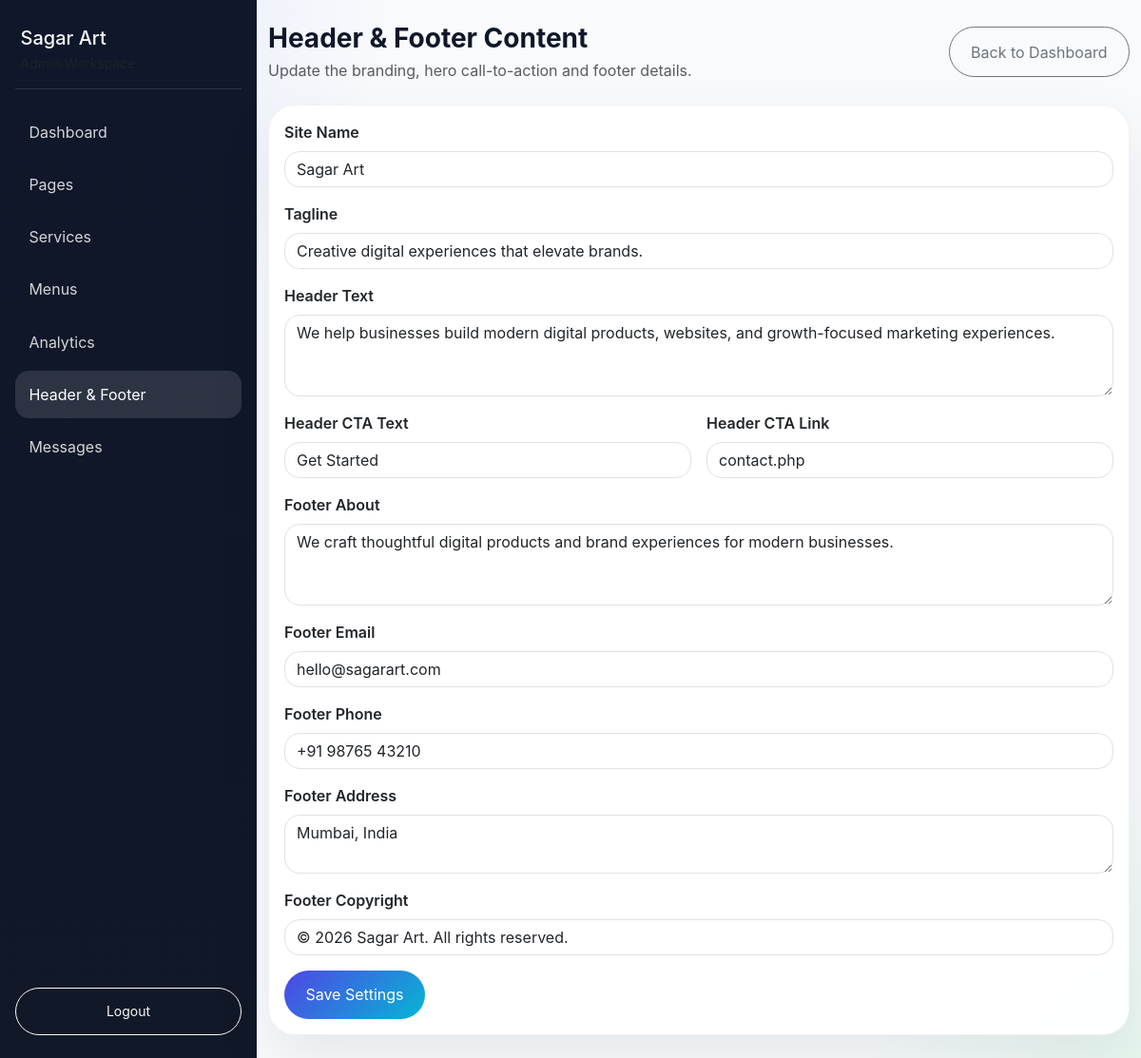
The page /admin/settings_form.php (signed in) on the database its author committed.
### tables this page shows
CREATE TABLE `site_settings` (
  `id` int(11) NOT NULL,
  `site_name` varchar(255) NOT NULL DEFAULT 'Sagar Art',
  `tagline` varchar(255) DEFAULT NULL,
  `footer_about` text DEFAULT NULL,
  `footer_email` varchar(255) DEFAULT NULL,
  `footer_phone` varchar(255) DEFAULT NULL,
  `footer_address` text DEFAULT NULL,
  `footer_copyright` varchar(255) DEFAULT NULL,
  `header_text` text DEFAULT NULL,
  `header_cta_text` varchar(255) DEFAULT NULL,
  `header_cta_link` varchar(255) DEFAULT NULL
);

### includes/config.php (called while the page is built, shortened)
<?php
function getSiteSettings($conn) {
    $result = $conn->query('SELECT * FROM site_settings ORDER BY id DESC LIMIT 1');
    $settings = $result ? $result->fetch_assoc() : [];
    return $settings ?: [
        'site_name' => 'Sagar Art',
        'tagline' => 'Creative digital experiences that elevate brands.',
        'header_text' => 'We help businesses build modern digital products, websites, and growth-focused marketing experiences.',
        'header_cta_text' => 'Get Started',
        'header_cta_link' => 'contact.php',
        'footer_about' => 'We craft thoughtful digital products and brand experiences for modern businesses.',
        'footer_email' => 'hello@sagarart.com',
        'footer_phone' => '+91 98765 43210',
        'footer_address' => 'Mumbai, India',
        'footer_copyright' => '© 2026 Sagar Art. All rights reserved.'
    ];
}
?>

### admin/settings_form.php (the view, shortened to what this page needs)
<?php
require '../includes/config.php';
$settings = getSiteSettings($conn);
?>
<!DOCTYPE html>
<html lang="en">
<head>
  <link href="https://cdn.jsdelivr.net/npm/bootstrap@5.3.3/dist/css/bootstrap.min.css" rel="stylesheet">
  <link rel="stylesheet" href="../assets/css/style.css">
</head>
<body class="admin-shell">
  <div class="admin-layout">
    <?php include 'includes/sidebar.php'; ?>
    <main class="admin-main">
      <div class="container-fluid py-4">
        <div class="d-flex justify-content-between align-items-center mb-4">
          <div>
            <h3 class="fw-bold mb-1">Header & Footer Content</h3>
            <p class="text-muted mb-0">Update the branding, hero call-to-action and footer details.</p>
          </div>
          <a href="dashboard.php" class="btn btn-outline-secondary">Back to Dashboard</a>
        </div>
        <div class="card admin-card">
          <div class="card-body">
            <form method="post">
              <div class="mb-3">
                <label class="form-label">Site Name</label>
                <input type="text" name="site_name" class="form-control" value="<?php echo htmlspecialchars($settings['site_name'] ?? 'Sagar Art'); ?>">
              </div>
              <div class="mb-3">
                <label class="form-label">Tagline</label>
                <input type="text" name="tagline" class="form-control" value="<?php echo htmlspecialchars($settings['tagline'] ?? ''); ?>">
              </div>
              <div class="mb-3">
                <label class="form-label">Header Text</label>
                <textarea name="header_text" class="form-control" rows="3"><?php echo htmlspecialchars($settings['header_text'] ?? ''); ?></textarea>
              </div>
              <div class="row g-3">
                <div class="col-md-6 mb-3">
                  <label class="form-label">Header CTA Text</label>
                  <input type="text" name="header_cta_text" class="form-control" value="<?php echo htmlspecialchars($settings['header_cta_text'] ?? ''); ?>">
                </div>
                <div class="col-md-6 mb-3">
                  <label class="form-label">Header CTA Link</label>
                  <input type="text" name="header_cta_link" class="form-control" value="<?php echo htmlspecialchars($settings['header_cta_link'] ?? ''); ?>">
                </div>
              </div>
              <div class="mb-3">
                <label class="form-label">Footer About</label>
                <textarea name="footer_about" class="form-control" rows="3"><?php echo htmlspecialchars($settings['footer_about'] ?? ''); ?></textarea>
              </div>
              <div class="mb-3">
                <label class="form-label">Footer Email</label>
                <input type="email" name="footer_email" class="form-control" value="<?php echo htmlspecialchars($settings['footer_email'] ?? ''); ?>">
              </div>
              <div class="mb-3">
                <label class="form-label">Footer Phone</label>
                <input type="text" name="footer_phone" class="form-control" value="<?php echo htmlspecialchars($settings['footer_phone'] ?? ''); ?>">
              </div>
              <div class="mb-3">
                <label class="form-label">Footer Address</label>
                <textarea name="footer_address" class="form-control" rows="2"><?php echo htmlspecialchars($settings['footer_address'] ?? ''); ?></textarea>
              </div>
              <div class="mb-3">
                <label class="form-label">Footer Copyright</label>
                <input type="text" name="footer_copyright" class="form-control" value="<?php echo htmlspecialchars($settings['footer_copyright'] ?? ''); ?>">
              </div>
              <button type="submit" class="btn btn-primary">Save Settings</button>
            </form>
          </div>
        </div>
      </div>
    </main>
  </div>
</body>
</html>

### assets/css/style.css (style rules this page uses)
:root { --bg-base: #f9fbff; --bg-surface: rgba(255, 255, 255, 0.95); --text-base: #0f172a; --text-muted: #475569; --accent-strong: #5b21b6; --accent-soft: #3b82f6; --accent-fade: #a78bfa; --shadow-soft: 0 24px 60px rgba(15, 23, 42, 0.08); }
* { box-sizing: border-box; }
body { margin: 0; font-family: 'Inter', 'Segoe UI', Arial, sans-serif; background: radial-gradient(circle at top left, rgba(59, 130, 246, 0.12), transparent 28%), radial-gradient(circle at bottom right, rgba(139, 92, 246, 0.14), transparent 22%), var(--bg-base); color: var(--text-base); }
a { color: inherit; }
.card, .admin-card, .footer-card { border: 0; border-radius: 1.75rem; background: var(--bg-surface); box-shadow: var(--shadow-soft); }
.btn { border-radius: 999px; padding: 0.85rem 1.4rem; }
.btn-primary, .btn-primary:focus, .btn-primary:hover { background: linear-gradient(135deg, #4f46e5, #06b6d4); border: none; color: #fff; }
.btn-secondary, .btn-outline-secondary { border-radius: 999px; }
.admin-shell { background: radial-gradient(circle at top left, rgba(99, 102, 241, 0.14), transparent 25%), radial-gradient(circle at bottom right, rgba(34, 197, 94, 0.08), transparent 18%), #f8fafc; min-height: 100vh; }
.admin-layout { display: flex; min-height: 100vh; }
.admin-main { flex: 1; min-width: 0; }
.admin-shell .btn-outline-secondary, .admin-shell .btn-outline-primary, .admin-shell .btn-outline-info, .admin-shell .btn-outline-success, .admin-shell .btn-outline-danger { border-radius: 999px; }
.admin-shell .card { border: 1px solid rgba(15, 23, 42, 0.06); }
.form-control, .form-select { border-radius: 1rem; }
.form-label { font-weight: 600; }

### rows shown on the page
site_settings: site_name "Sagar Art", tagline "Creative digital experiences that elevate brands.", header_text "We help businesses build modern digital products, websites, and growth-focused marketing experiences.", header_cta_text "Get Started", header_cta_link "contact.php", footer_about "We craft thoughtful digital products and brand experiences for modern businesses.", footer_email "hello@sagarart.com", footer_phone "+91 98765 43210", footer_address "Mumbai, India", footer_copyright "© 2026 Sagar Art. All rights reserved."

### other values the page prints
$item['label'] "Dashboard"
$item['label'] "Pages"
$item['label'] "Services"
$item['label'] "Menus"
$item['label'] "Analytics"
$item['label'] "Header & Footer"
$item['label'] "Messages"
